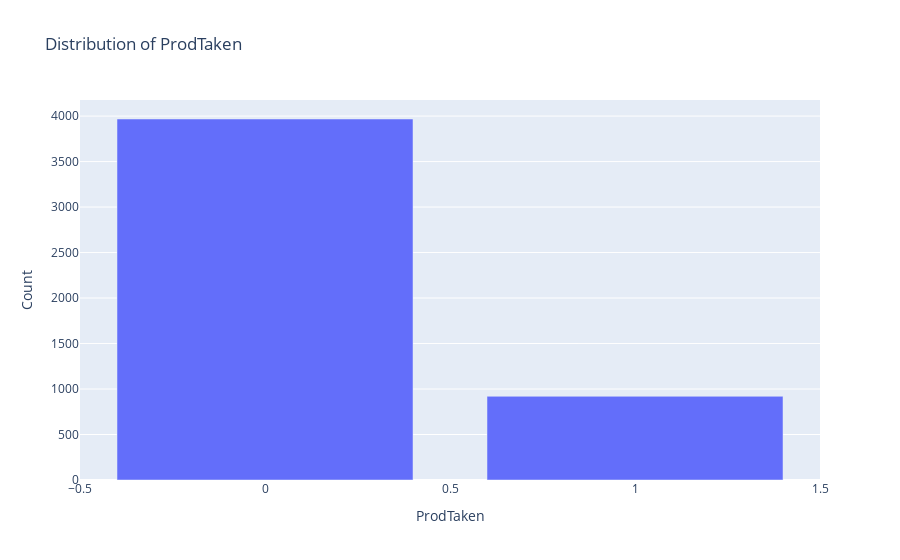
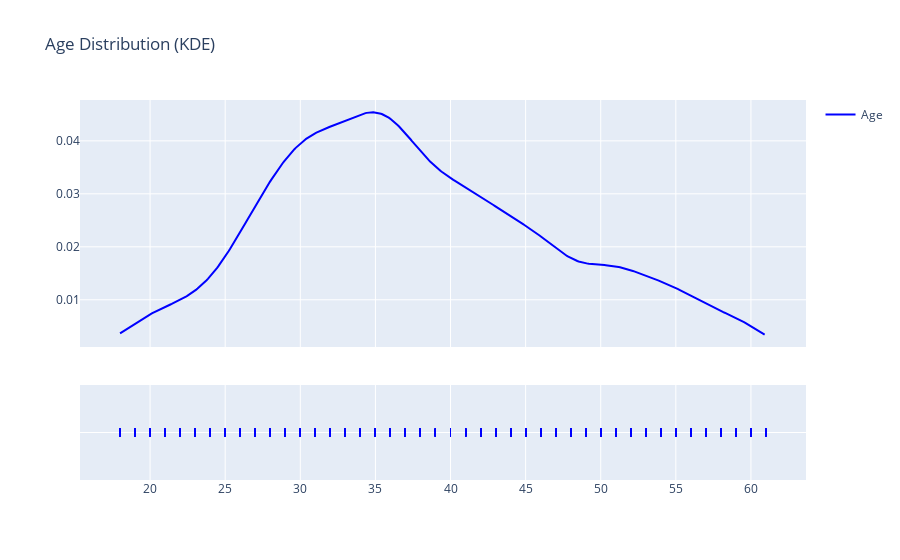
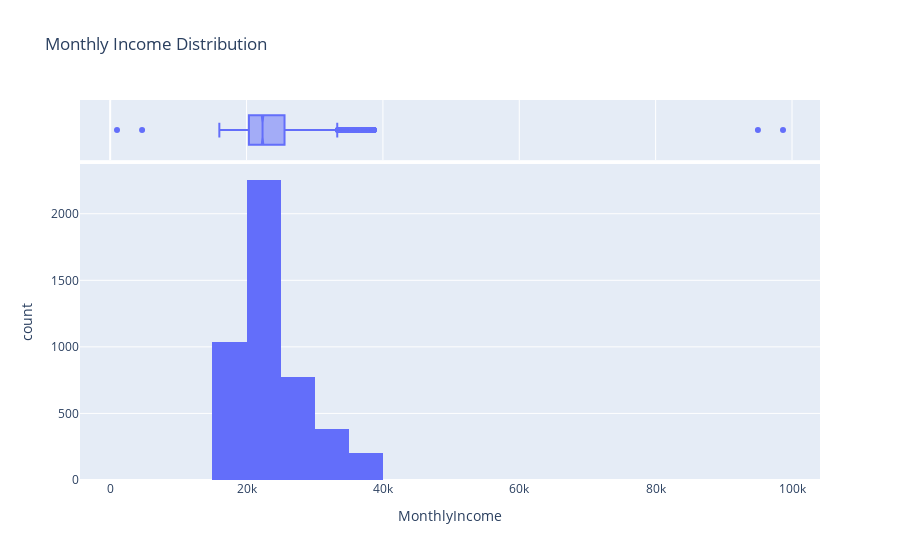
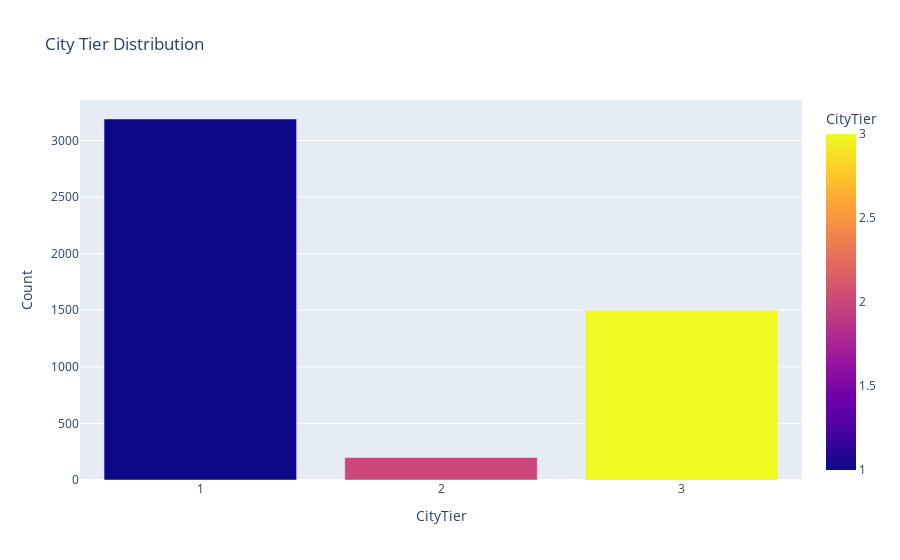

Notebook source saved alongside these figures, in order:
### Code cell
# %%
import random
import plotly.express as px
import plotly.graph_objs as go
import plotly.figure_factory as ff
import scipy  # Ensure scipy is imported

# Select only numerical columns for correlation matrix
numerical_cols = df.select_dtypes(include=['int64', 'float64']).columns
corr_matrix = df[numerical_cols].corr()


# Count the occurrences of each ProdTaken value
prod_taken_counts = df['ProdTaken'].value_counts().reset_index()
prod_taken_counts.columns = ['ProdTaken', 'Count']

# Create a bar plot for ProdTaken distribution
fig1 = px.bar(prod_taken_counts, x='ProdTaken', y='Count', title='Distribution of ProdTaken')
fig1.show()



# KDE plot for Age distribution, excluding NaN values
fig2 = ff.create_distplot([df['Age'].dropna()], ['Age'], show_hist=False, colors=['blue'])
fig2.update_layout(title='Age Distribution (KDE)')
fig2.show()

# Histogram for Monthly Income distribution
fig3 = px.histogram(df, x='MonthlyIncome', nbins=20, title='Monthly Income Distribution', marginal='box')
fig3.show()

# Count the occurrences of each CityTier
city_tier_counts = df['CityTier'].value_counts().reset_index()
city_tier_counts.columns = ['CityTier', 'Count']

# Count the occurrences of each CityTier value
city_tier_counts = df['CityTier'].value_counts().reset_index()
city_tier_counts.columns = ['CityTier', 'Count']

# Create a bar plot for CityTier distribution with specified colors
fig4 = px.bar(city_tier_counts, x='CityTier', y='Count', title='City Tier Distribution',
              color='CityTier', color_discrete_map={1: 'blue', 2: 'green', 3: 'red'})

fig4.update_layout(xaxis=dict(tickmode='linear'))
fig4.show()
# Pie chart for Gender distribution
fig5 = px.pie(df, names='Gender', title='Gender Distribution', hole=0.3)
fig5.show()

# Count the occurrences of each Occupation value
occupation_counts = df['Occupation'].value_counts().reset_index()
occupation_counts.columns = ['Occupation', 'Count']

# Create a bar plot for Occupation distribution with specified color
fig6 = px.bar(occupation_counts, x='Occupation', y='Count', title='Occupation Distribution',
              color='Occupation', color_discrete_sequence=px.colors.qualitative.Vivid)

fig6.update_layout(showlegend=False)  # Hide the legend if you only want a single color
fig6.show()

# Scatter plot for Age vs Monthly Income
fig7 = px.scatter(df, x='Age', y='MonthlyIncome', color='ProdTaken', title='Age vs Monthly Income')
fig7.show()

# Heatmap of correlations between numerical features
fig8 = go.Figure(data=go.Heatmap(
    z=corr_matrix.values,
    x=corr_matrix.columns,
    y=corr_matrix.columns,
    colorscale='Magma'
))
fig8.update_layout(title='Correlation Heatmap')
fig8.show()

# Violin plot for Age distribution by ProdTaken
fig9 = px.violin(df, y='Age', color='ProdTaken', box=True, points="all", title='Age Distribution by ProdTaken')
fig9.show()

# Box plot for Monthly Income by Gender
fig10 = px.box(df, x='Gender', y='MonthlyIncome', color='Gender', title='Monthly Income by Gender')
fig10.show()

product_names = df['ProductPitched'].tolist()

# Count the occurrences of each product
product_counts = {product: product_names.count(product) for product in set(product_names)}

# Generate a list of unique colors
unique_colors = []
for _ in range(len(product_counts)):
    unique_colors.append('#{:06x}'.format(random.randint(0, 256**3-1)))

# Create a bar plot
fig11 = go.Figure(go.Bar(
            x=list(product_counts.keys()),
            y=list(product_counts.values()),
            marker_color=unique_colors  # Assign unique colors to each product
))

# Customize the layout
fig11.update_layout(
    title="Product Distribution",
    xaxis_title="Product Names",
    yaxis_title="Frequency"
)

# Show the plot
fig11.show()

### Figure 1 — Plotly figure (JSON) as saved in the notebook; plotly's stock layout.template omitted (floating-point values rounded to 4 significant figures)
{"data": [{"alignmentgroup": "True", "hovertemplate": "ProdTaken=%{x}<br>Count=%{y}<extra></extra>", "legendgroup": "", "marker": {"color": "#636efa", "pattern": {"shape": ""}}, "name": "", "offsetgroup": "", "orientation": "v", "showlegend": false, "textposition": "auto", "type": "bar", "x": [0, 1], "xaxis": "x", "y": [3968, 920], "yaxis": "y"}], "layout": {"barmode": "relative", "legend": {"tracegroupgap": 0}, "title": {"text": "Distribution of ProdTaken"}, "xaxis": {"anchor": "y", "domain": [0, 1], "title": {"text": "ProdTaken"}}, "yaxis": {"anchor": "x", "domain": [0, 1], "title": {"text": "Count"}}}}

### Figure 2 — Plotly figure (JSON) as saved in the notebook; plotly's stock layout.template omitted (floating-point values rounded to 4 significant figures; data arrays with more than 128 entries replaced by an {"elided": "..."} marker saying what was removed)
{"data": [{"legendgroup": "Age", "marker": {"color": "blue"}, "mode": "lines", "name": "Age", "showlegend": true, "type": "scatter", "x": {"elided": "500 float values"}, "xaxis": "x", "y": {"elided": "500 float values"}, "yaxis": "y"}, {"legendgroup": "Age", "marker": {"color": "blue", "symbol": "line-ns-open"}, "mode": "markers", "name": "Age", "showlegend": false, "type": "scatter", "x": {"elided": "4662 int values"}, "xaxis": "x", "y": {"elided": "4662 str values"}, "yaxis": "y2"}], "layout": {"barmode": "overlay", "hovermode": "closest", "legend": {"traceorder": "reversed"}, "title": {"text": "Age Distribution (KDE)"}, "xaxis": {"anchor": "y2", "domain": [0, 1], "zeroline": false}, "yaxis": {"anchor": "free", "domain": [0.35, 1], "position": 0}, "yaxis2": {"anchor": "x", "domain": [0, 0.25], "dtick": 1, "showticklabels": false}}}

### Figure 3 — Plotly figure (JSON) as saved in the notebook; plotly's stock layout.template omitted (floating-point values rounded to 4 significant figures; data arrays with more than 128 entries replaced by an {"elided": "..."} marker saying what was removed)
{"data": [{"alignmentgroup": "True", "bingroup": "x", "hovertemplate": "MonthlyIncome=%{x}<br>count=%{y}<extra></extra>", "legendgroup": "", "marker": {"color": "#636efa", "pattern": {"shape": ""}}, "name": "", "nbinsx": 20, "offsetgroup": "", "orientation": "v", "showlegend": false, "type": "histogram", "x": {"elided": "4888 int values"}, "xaxis": "x", "yaxis": "y"}, {"alignmentgroup": "True", "hovertemplate": "MonthlyIncome=%{x}<extra></extra>", "legendgroup": "", "marker": {"color": "#636efa"}, "name": "", "notched": true, "offsetgroup": "", "showlegend": false, "type": "box", "x": {"elided": "4888 int values"}, "xaxis": "x2", "yaxis": "y2"}], "layout": {"barmode": "relative", "legend": {"tracegroupgap": 0}, "title": {"text": "Monthly Income Distribution"}, "xaxis": {"anchor": "y", "domain": [0, 1], "title": {"text": "MonthlyIncome"}}, "xaxis2": {"anchor": "y2", "domain": [0, 1], "matches": "x", "showgrid": true, "showticklabels": false}, "yaxis": {"anchor": "x", "domain": [0, 0.8316], "title": {"text": "count"}}, "yaxis2": {"anchor": "x2", "domain": [0.8416, 1], "matches": "y2", "showgrid": false, "showline": false, "showticklabels": false, "ticks": ""}}}

### Figure 4 — Plotly figure (JSON) as saved in the notebook; plotly's stock layout.template omitted (floating-point values rounded to 4 significant figures)
{"data": [{"alignmentgroup": "True", "hovertemplate": "CityTier=%{marker.color}<br>Count=%{y}<extra></extra>", "legendgroup": "", "marker": {"color": [1, 3, 2], "coloraxis": "coloraxis", "pattern": {"shape": ""}}, "name": "", "offsetgroup": "", "orientation": "v", "showlegend": false, "textposition": "auto", "type": "bar", "x": [1, 3, 2], "xaxis": "x", "y": [3190, 1500, 198], "yaxis": "y"}], "layout": {"barmode": "relative", "coloraxis": {"colorbar": {"title": {"text": "CityTier"}}, "colorscale": [[0, "#0d0887"], [0.1111, "#46039f"], [0.2222, "#7201a8"], [0.3333, "#9c179e"], [0.4444, "#bd3786"], [0.5556, "#d8576b"], [0.6667, "#ed7953"], [0.7778, "#fb9f3a"], [0.8889, "#fdca26"], [1, "#f0f921"]]}, "legend": {"tracegroupgap": 0}, "title": {"text": "City Tier Distribution"}, "xaxis": {"anchor": "y", "domain": [0, 1], "tickmode": "linear", "title": {"text": "CityTier"}}, "yaxis": {"anchor": "x", "domain": [0, 1], "title": {"text": "Count"}}}}
